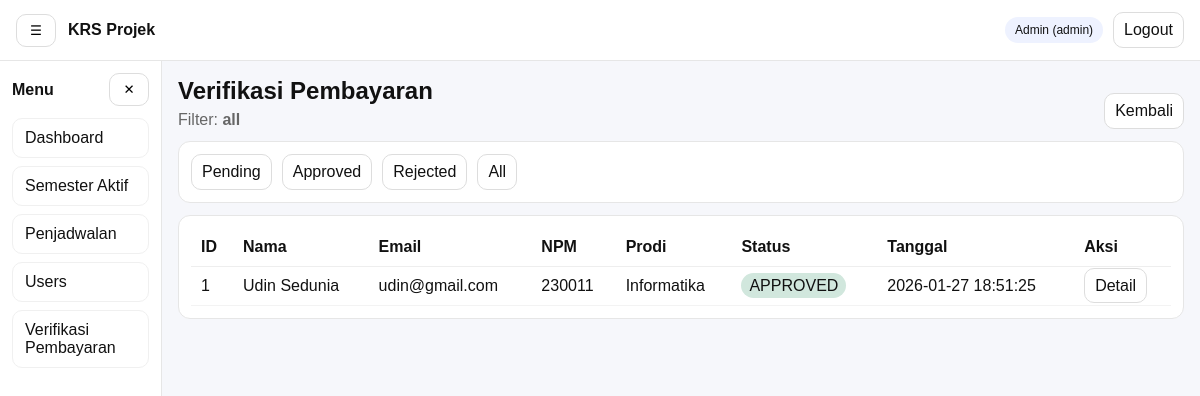
The app's page /admin/verifikasi/index.php?status=all (signed in) with its own data.
### tables this page shows
CREATE TABLE `pembayaran` (
  `id` int(11) NOT NULL,
  `user_id` int(11) NOT NULL,
  `file_path` varchar(255) NOT NULL,
  `status` enum('pending','approved','rejected') NOT NULL DEFAULT 'pending',
  `created_at` timestamp NOT NULL DEFAULT current_timestamp()
);

CREATE TABLE `users` (
  `id` int(11) NOT NULL,
  `name` varchar(120) NOT NULL,
  `email` varchar(120) NOT NULL,
  `role` enum('admin','mahasiswa','dosen') NOT NULL,
  `password_hash` varchar(255) NOT NULL,
  `created_at` timestamp NOT NULL DEFAULT current_timestamp()
);

CREATE TABLE `mahasiswa` (
  `id` int(11) NOT NULL,
  `user_id` int(11) NOT NULL,
  `npm` varchar(30) NOT NULL,
  `prodi` varchar(120) NOT NULL,
  `semester_aktif` tinyint(3) UNSIGNED NOT NULL DEFAULT 1,
  `angkatan` year(4) NOT NULL,
  `dosen_wali_id` int(11) DEFAULT NULL,
  `no_hp` varchar(30) DEFAULT NULL,
  `alamat` text DEFAULT NULL,
  `created_at` timestamp NOT NULL DEFAULT current_timestamp(),
  `updated_at` timestamp NULL DEFAULT NULL ON UPDATE current_timestamp()
);

### includes/functions.php (called while the page is built, shortened)
<?php
function e(?string $str): string {
  return htmlspecialchars((string)$str, ENT_QUOTES, 'UTF-8');
}
function url(string $path = ''): string {
  $path = ltrim($path, '/');
  return APP_URL . ($path ? '/' . $path : '');
}

### admin/verifikasi/index.php (the view, shortened to what this page needs)
<?php
require_once __DIR__ . '/../../includes/functions.php';
$pdo = db();
$status = strtolower(trim($_GET['status'] ?? 'pending'));
$rows = [];
try {
  if ($status === 'all') {
    $st = $pdo->prepare("
      SELECT p.id, p.status, p.created_at, u.name, u.email, m.npm, m.prodi
      FROM pembayaran p
      JOIN users u ON u.id = p.user_id
      LEFT JOIN mahasiswa m ON m.user_id = u.id
      ORDER BY p.created_at DESC
      LIMIT 100
    ");
    $st->execute();
  }
  $rows = $st->fetchAll();
} catch (Throwable $e) {
  if (APP_DEBUG) flash_set('global', 'DB error: '.$e->getMessage(), 'warning');
}
function badge(string $s): string {
  return match ($s) {
    'pending' => '<span style="padding:4px 8px;border-radius:999px;background:#fff3cd;">PENDING</span>',
    'approved' => '<span style="padding:4px 8px;border-radius:999px;background:#d1e7dd;">APPROVED</span>',
    'rejected' => '<span style="padding:4px 8px;border-radius:999px;background:#f8d7da;">REJECTED</span>',
    default => '<span style="padding:4px 8px;border-radius:999px;background:#e8f0fe;">'.$s.'</span>',
  };
}
?>
<?php include __DIR__ . '/../../partials/header.php'; ?>
<?php include __DIR__ . '/../../partials/navbar.php'; ?>
<div class="layout">
  <?php include __DIR__ . '/../../partials/sidebar.php'; ?>
  <main class="content">
    <div style="display:flex;justify-content:space-between;gap:10px;flex-wrap:wrap;align-items:end;">
      <div>
        <h2 style="margin:0;">Verifikasi Pembayaran</h2>
        <div style="color:#666;margin-top:6px;">Filter: <b><?= e($status) ?></b></div>
      </div>
      <a class="btn" href="<?= e(url('admin/dashboard/index.php')) ?>">Kembali</a>
    </div>
    <section style="background:#fff;border:1px solid #e6e6e6;border-radius:12px;padding:12px;margin-top:12px;">
      <div style="display:flex;gap:10px;flex-wrap:wrap;">
        <a class="btn" href="<?= e(url('admin/verifikasi/index.php?status=pending')) ?>">Pending</a>
        <a class="btn" href="<?= e(url('admin/verifikasi/index.php?status=approved')) ?>">Approved</a>
        <a class="btn" href="<?= e(url('admin/verifikasi/index.php?status=rejected')) ?>">Rejected</a>
        <a class="btn" href="<?= e(url('admin/verifikasi/index.php?status=all')) ?>">All</a>
      </div>
    </section>
    <section style="background:#fff;border:1px solid #e6e6e6;border-radius:12px;padding:12px;margin-top:12px;">
      <div style="overflow:auto;">
        <table style="width:100%;border-collapse:collapse;min-width:980px;">
          <thead>
            <tr>
              <th style="text-align:left;border-bottom:1px solid #eee;padding:10px;">ID</th>
              <th style="text-align:left;border-bottom:1px solid #eee;padding:10px;">Nama</th>
              <th style="text-align:left;border-bottom:1px solid #eee;padding:10px;">Email</th>
              <th style="text-align:left;border-bottom:1px solid #eee;padding:10px;">NPM</th>
              <th style="text-align:left;border-bottom:1px solid #eee;padding:10px;">Prodi</th>
              <th style="text-align:left;border-bottom:1px solid #eee;padding:10px;">Status</th>
              <th style="text-align:left;border-bottom:1px solid #eee;padding:10px;">Tanggal</th>
              <th style="text-align:left;border-bottom:1px solid #eee;padding:10px;">Aksi</th>
            </tr>
          </thead>
          <tbody>
            <?php if (!$rows): ?>
              <tr><td colspan="8" style="padding:12px;color:#666;">Tidak ada data.</td></tr>
            <?php else: ?>
              <?php foreach ($rows as $r): ?>
                <tr>
                  <td style="padding:10px;border-bottom:1px solid #f3f3f3;"><?= (int)$r['id'] ?></td>
                  <td style="padding:10px;border-bottom:1px solid #f3f3f3;"><?= e($r['name']) ?></td>
                  <td style="padding:10px;border-bottom:1px solid #f3f3f3;"><?= e($r['email']) ?></td>
                  <td style="padding:10px;border-bottom:1px solid #f3f3f3;"><?= e((string)$r['npm']) ?></td>
                  <td style="padding:10px;border-bottom:1px solid #f3f3f3;"><?= e((string)$r['prodi']) ?></td>
                  <td style="padding:10px;border-bottom:1px solid #f3f3f3;"><?= badge((string)$r['status']) ?></td>
                  <td style="padding:10px;border-bottom:1px solid #f3f3f3;"><?= e((string)$r['created_at']) ?></td>
                  <td style="padding:10px;border-bottom:1px solid #f3f3f3;">
                    <a class="btn" href="<?= e(url('admin/verifikasi/detail.php?id='.(int)$r['id'])) ?>">Detail</a>
                  </td>
                </tr>
              <?php endforeach; ?>
            <?php endif; ?>
          </tbody>
        </table>
      </div>
    </section>
  </main>
</div>
<?php include __DIR__ . '/../../partials/footer.php'; ?>

### assets/css/style.css (style rules this page uses)
* { box-sizing: border-box; }
body { margin: 0; font-family: Arial, sans-serif; background:#f6f7fb; color:#111; }
a { text-decoration: none; color: inherit; }
.btn, .btn-icon { border:1px solid #ddd; background:#fff; border-radius:10px; padding:8px 10px; cursor:pointer; }
.layout { display:flex; min-height: calc(100vh - 56px); }
.content { flex:1; padding: 16px; }

### records on screen
pembayaran: id "1", user.name "Udin Sedunia", user.email "udin@gmail.com", mahasiswa.npm "230011", mahasiswa.prodi "Informatika", status "APPROVED", created_at "2026-01-27 18:51:25"

### other values on screen
APP_NAME "KRS Projek"
$u['name'] "Admin"
$u['role'] "admin"
$it['label'] "Dashboard"
$it['label'] "Semester Aktif"
$it['label'] "Penjadwalan"
$it['label'] "Users"
$it['label'] "Verifikasi Pembayaran"
$status "all"
